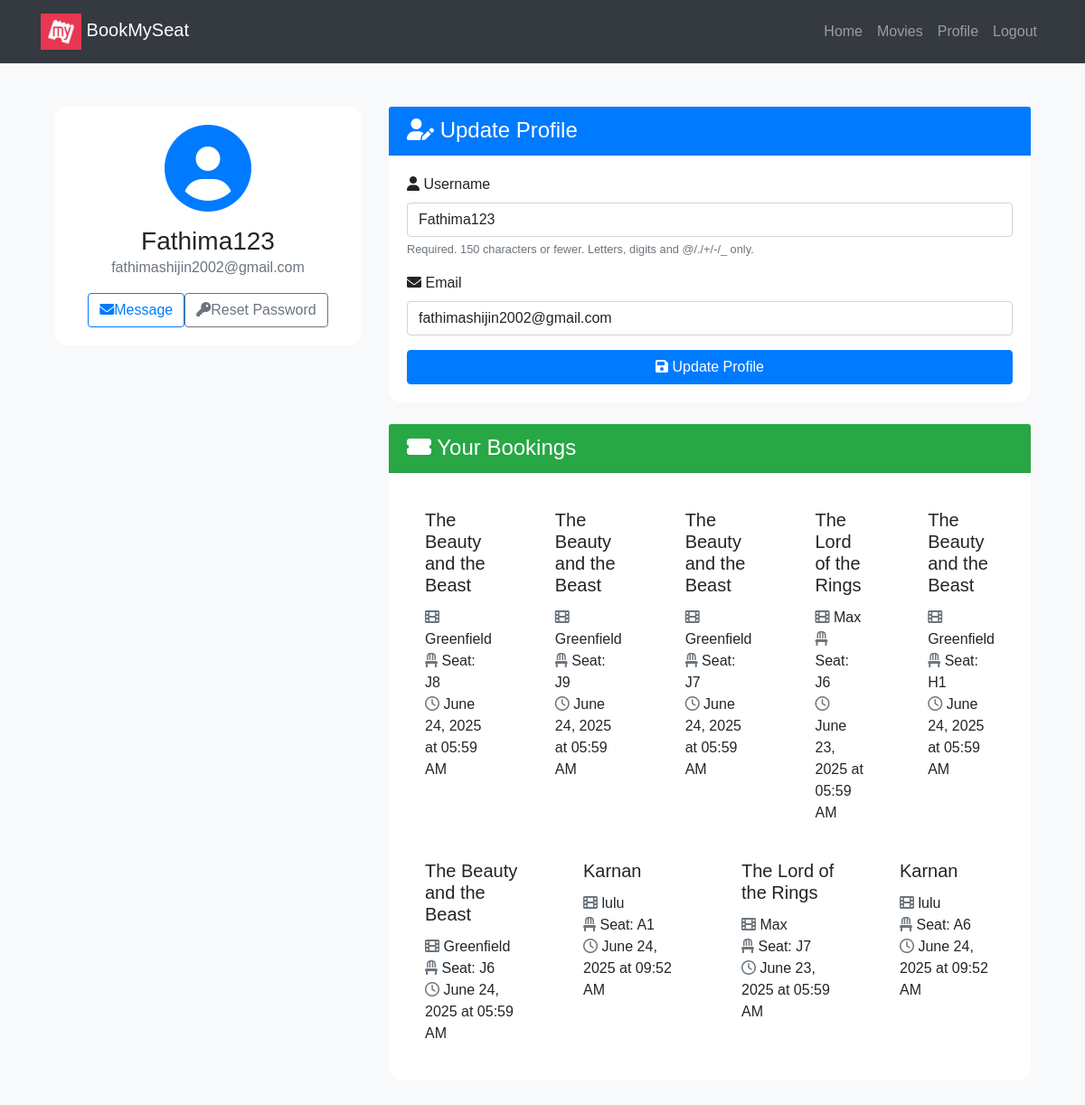
/users/profile/ (signed in), run on the app's committed database.
### movies/models.py (models this page shows, shortened)
class Booking(models.Model):
    user = models.ForeignKey(User, on_delete=models.CASCADE)
    movie = models.ForeignKey(Movie, on_delete=models.CASCADE)
    theater = models.ForeignKey(Theater, on_delete=models.CASCADE)
    seat = models.ForeignKey(Seat, on_delete=models.CASCADE)
    showtime = models.ForeignKey(Showtime, on_delete=models.CASCADE, null=True, blank=True)
    booking_time = models.DateTimeField(auto_now_add=True)

class Movie(models.Model):
    name = models.CharField(max_length=255)
    rating = models.CharField(max_length=10, default='Not Rated')  # Movie rating
    cast = models.TextField(blank=True, null=True)  # Movie cast
    genre = models.CharField(max_length=50, choices=GENRE_CHOICES, default='Action')
    language = models.CharField(max_length=50, choices=LANGUAGE_CHOICES, default='English')
    description = models.TextField(blank=True, null=True)          # Description
    image = models.CharField(max_length=100)  # Path to image filename

class Theater(models.Model):
    name = models.CharField(max_length=255)
    movie = models.ForeignKey(Movie, on_delete=models.CASCADE)

class Seat(models.Model):
    theater = models.ForeignKey(Theater, on_delete=models.CASCADE)
    seat_number = models.CharField(max_length=10)
    is_booked = models.BooleanField(default=False)
    reserved_by = models.ForeignKey(User, null=True, blank=True, on_delete=models.SET_NULL)
    reserved_until = models.DateTimeField(null=True, blank=True)

class Showtime(models.Model):
    movie = models.ForeignKey(Movie, on_delete=models.CASCADE)
    theater = models.ForeignKey(Theater, on_delete=models.CASCADE)
    show_date = models.DateField()
    show_time = models.TimeField()

### users/views.py (the view)
# urls.py: path('profile/', profile, name='profile'),
@login_required
def profile(request):
    bookings= Booking.objects.filter(user=request.user)
    if request.method == 'POST':
        u_form = UserUpdateForm(request.POST, instance=request.user)
        if u_form.is_valid():
            u_form.save()
            return redirect('profile')
    else:
        u_form = UserUpdateForm(instance=request.user)
    return render(request, 'users/profile.html', {'u_form': u_form,'bookings':bookings})

### users/forms.py
class UserUpdateForm(forms.ModelForm):
    email = forms.EmailField()
    class Meta:
        model = User
        fields = ['username', 'email']

### templates/users/profile.html (shortened to what this page needs)
{% extends "users/basic.html" %}
{% block content %}
<div class="container py-5">
  <div class="row">
    <div class="col-lg-4 mb-4">
      <div class="card shadow">
        <div class="card-body text-center">
          <div class="mb-3">
            <i class="fas fa-user-circle fa-6x text-primary"></i>
          </div>
          <h3 class="card-title mb-0">{{ user.username }}</h3>
          <p class="text-muted mb-3">{{ user.email }}</p>
          <div class="d-flex justify-content-center">
            <a href="#" class="btn btn-outline-primary me-2"><i class="fas fa-envelope me-2"></i>Message</a>
            <a href="{% url 'password_reset' %}" class="btn btn-outline-secondary"><i class="fas fa-key me-2"></i>Reset Password</a>
          </div>
        </div>
      </div>
    </div>
    <div class="col-lg-8">
      <div class="card shadow mb-4">
        <div class="card-header bg-primary text-white">
          <h4 class="mb-0"><i class="fas fa-user-edit me-2"></i> Update Profile</h4>
        </div>
        <div class="card-body">
          <form method="POST">
            {% for field in u_form %}
              <div class="mb-3">
                <label for="{{ field.id_for_label }}" class="form-label">
                  <i class="fas fa-{% if field.name == 'username' %}user{% elif field.name == 'email' %}envelope{% else %}info-circle{% endif %} me-2"></i>
                  {{ field.label }}
                </label>
                {{ field }}
                {% if field.help_text %}
                  <small class="form-text text-muted">{{ field.help_text }}</small>
                {% endif %}
              </div>
            {% endfor %}
            <button class="btn btn-primary w-100" type="submit"><i class="fas fa-save me-2"></i> Update Profile</button>
          </form>
        </div>
      </div>
      <div class="card shadow">
        <div class="card-header bg-success text-white">
          <h4 class="mb-0"><i class="fas fa-ticket-alt me-2"> </i> Your Bookings</h4>
        </div>
        <div class="card-body">
          {% if bookings %}
            <div class="row row-cols-1 row-cols-md-2 g-4">
              {% for booking in bookings %}
                <div class="col">
                  <div class="card h-100 border-0 shadow-sm">
                    <div class="card-body">
                      <h5 class="card-title">{{ booking.movie.name }}</h5>
                      <p class="card-text">
                        <i class="fas fa-film me-2 text-muted"></i> {{ booking.theater.name }}<br>
                        <i class="fas fa-chair me-2 text-muted"></i> Seat: {{ booking.seat.seat_number }}<br>
                        <i class="far fa-clock me-2 text-muted"></i>
                        {{ booking.showtime.show_date|date:"F d, Y" }} at {{ booking.showtime.show_time|time:"h:i A" }}
                      </p>
                    </div>
                  </div>
                </div>
              {% endfor %}
            </div>
          {% else %}
            <div class="text-center py-5">
              <i class="fas fa-ticket-alt fa-4x text-muted mb-3"></i>
              <p class="lead mb-0">No bookings yet. Time to plan your next movie night!</p>
            </div>
          {% endif %}
        </div>
      </div>
    </div>
  </div>
</div>
<link rel="stylesheet" href="https://cdnjs.cloudflare.com/ajax/libs/font-awesome/6.0.0-beta3/css/all.min.css">
{% endblock %}

### templates/users/basic.html (style rules this page uses)
body { font-family: Arial, sans-serif; }

### templates/users/profile.html (style rules this page uses)
body { background-color: #f8f9fa; }
.card { border-radius: 15px; border: none; transition: transform 0.3s ease-in-out; }
.card-header { border-top-left-radius: 15px; border-top-right-radius: 15px; }
form input, form select, form textarea { display: block; width: 100%; padding: 0.375rem 0.75rem; font-size: 1rem; font-weight: 400; line-height: 1.5; color: #212529; background-color: #fff; background-clip: padding-box; border: 1px solid #ced4da; border-radius: 0.25rem; transition: border-color 0.15s ease-in-out, box-shadow 0.15s ease-in-out; }

### data on the page
Booking: movie.name "The Beauty and the Beast", theater.name "Greenfield", seat.seat_number "J8", showtime.show_date "June 24, 2025", showtime.show_time "05:59 AM"
Booking: movie.name "The Beauty and the Beast", theater.name "Greenfield", seat.seat_number "J9", showtime.show_date "June 24, 2025", showtime.show_time "05:59 AM"
Booking: movie.name "The Beauty and the Beast", theater.name "Greenfield", seat.seat_number "J7", showtime.show_date "June 24, 2025", showtime.show_time "05:59 AM"
Booking: movie.name "The Lord of the Rings", theater.name "Max", seat.seat_number "J6", showtime.show_date "June 23, 2025", showtime.show_time "05:59 AM"
Booking: movie.name "The Beauty and the Beast", theater.name "Greenfield", seat.seat_number "H1", showtime.show_date "June 24, 2025", showtime.show_time "05:59 AM"
Booking: movie.name "The Beauty and the Beast", theater.name "Greenfield", seat.seat_number "J6", showtime.show_date "June 24, 2025", showtime.show_time "05:59 AM"
Booking: movie.name "Karnan", theater.name "lulu", seat.seat_number "A1", showtime.show_date "June 24, 2025", showtime.show_time "09:52 AM"
Booking: movie.name "The Lord of the Rings", theater.name "Max", seat.seat_number "J7", showtime.show_date "June 23, 2025", showtime.show_time "05:59 AM"
Booking: movie.name "Karnan", theater.name "lulu", seat.seat_number "A6", showtime.show_date "June 24, 2025", showtime.show_time "09:52 AM"

### other printed values
{{ user.username }} "Fathima123"
{{ user.email }} "fathimashijin2002@gmail.com"
{{ field.label }} "Username" "Email"
{{ field.help_text }} "Required. 150 characters or fewer. Letters, digits and @/./+/-/_ only."
